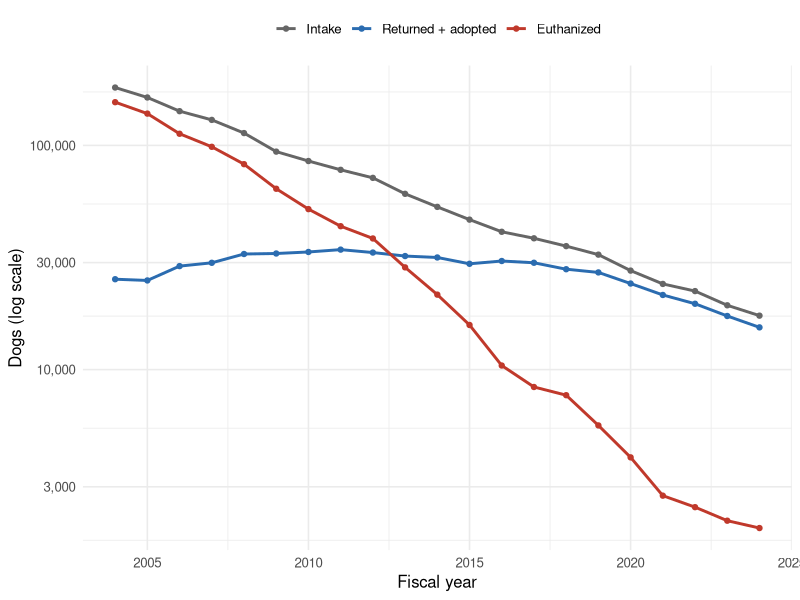
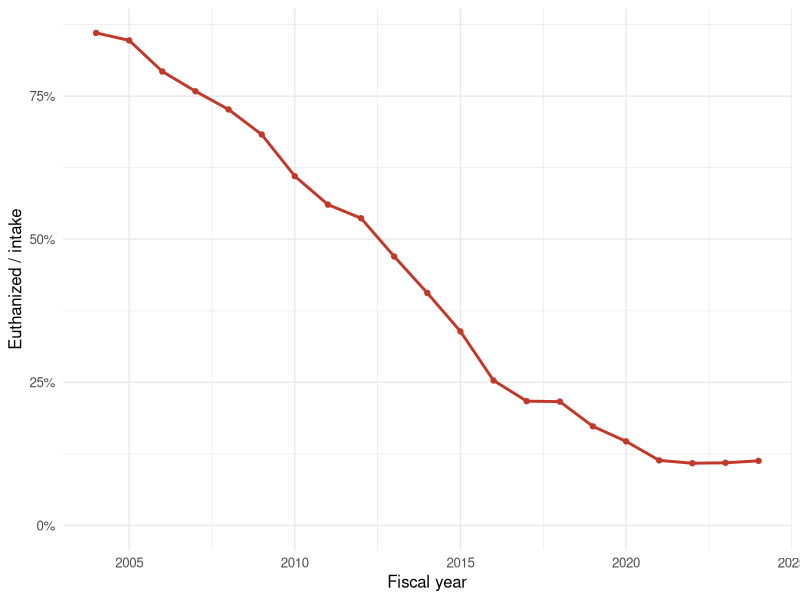
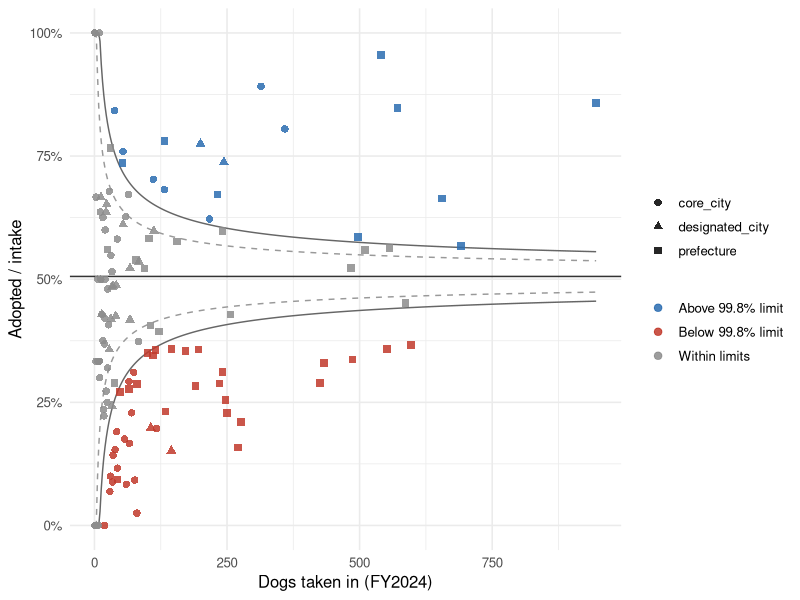

Write R code to recreate these figures, in order.
## ---- chunk 1
#| label: setup
library(dplyr)
library(readr)
library(ggplot2)
library(scales)

national <- read_csv(here::here("data/processed/national_timeseries.csv"), show_col_types = FALSE)
municipal <- read_csv(here::here("data/processed/municipal_r06.csv"), show_col_types = FALSE)

theme_set(theme_minimal(base_size = 12))
## ---- chunk 2
#| label: rq1-data
dog_ts <- national |>
  filter(species == "dog") |>
  mutate(euthanasia_rate = euthanized / intake,
         returned_adopted_rate = returned_adopted / intake)
## ---- chunk 3
#| label: fig-rq1-counts
#| fig-cap: "Dog intake, returns + adoptions, and euthanasia at public shelters (log scale)"
dog_ts |>
  tidyr::pivot_longer(c(intake, returned_adopted, euthanized),
                      names_to = "measure", values_to = "dogs") |>
  mutate(measure = factor(measure,
                          levels = c("intake", "returned_adopted", "euthanized"),
                          labels = c("Intake", "Returned + adopted", "Euthanized"))) |>
  ggplot(aes(fiscal_year, dogs, colour = measure)) +
  geom_line(linewidth = 1) +
  geom_point(size = 1.5) +
  scale_y_log10(labels = label_comma()) +
  scale_colour_manual(values = c("grey40", "#2b6cb0", "#c0392b")) +
  labs(x = "Fiscal year", y = "Dogs (log scale)", colour = NULL) +
  theme(legend.position = "top")
## ---- chunk 4
#| label: fig-rq1-rate
#| fig-cap: "Euthanized dogs per dog taken in"
ggplot(dog_ts, aes(fiscal_year, euthanasia_rate)) +
  geom_line(linewidth = 1, colour = "#c0392b") +
  geom_point(size = 1.5, colour = "#c0392b") +
  scale_y_continuous(labels = label_percent(), limits = c(0, NA)) +
  labs(x = "Fiscal year", y = "Euthanized / intake")
## ---- chunk 5
#| label: rq1-summary
first <- dog_ts |> filter(fiscal_year == 2004)
last  <- dog_ts |> filter(fiscal_year == 2024)
## ---- chunk 6
#| label: rq2-data
dogs <- municipal |>
  filter(species == "dog", intake_total > 0) |>
  mutate(adoption_rate = adopted / intake_total)

p0 <- sum(dogs$adopted) / sum(dogs$intake_total)

limits <- tibble(n = seq(1, max(dogs$intake_total), length.out = 400)) |>
  mutate(se = sqrt(p0 * (1 - p0) / n),
         lo95 = pmax(p0 - 1.96 * se, 0), hi95 = pmin(p0 + 1.96 * se, 1),
         lo998 = pmax(p0 - 3.09 * se, 0), hi998 = pmin(p0 + 3.09 * se, 1))

dogs <- dogs |>
  mutate(z = (adoption_rate - p0) / sqrt(p0 * (1 - p0) / intake_total),
         flag = case_when(z > 3.09 ~ "Above 99.8% limit",
                          z < -3.09 ~ "Below 99.8% limit",
                          TRUE ~ "Within limits"))

dispersion <- sum(dogs$z^2) / (nrow(dogs) - 1)
## ---- chunk 7
#| label: fig-rq2-funnel
#| fig-cap: "Funnel plot of dog adoption rates by municipality, FY2024"
ggplot(dogs, aes(intake_total, adoption_rate)) +
  geom_line(data = limits, aes(n, lo95), linetype = "dashed", colour = "grey60") +
  geom_line(data = limits, aes(n, hi95), linetype = "dashed", colour = "grey60") +
  geom_line(data = limits, aes(n, lo998), colour = "grey40") +
  geom_line(data = limits, aes(n, hi998), colour = "grey40") +
  geom_hline(yintercept = p0, colour = "grey20") +
  geom_point(aes(colour = flag, shape = jurisdiction_type), size = 2.2, alpha = 0.85) +
  scale_colour_manual(values = c("Above 99.8% limit" = "#2b6cb0",
                                 "Below 99.8% limit" = "#c0392b",
                                 "Within limits" = "grey55")) +
  scale_y_continuous(labels = label_percent(), limits = c(0, 1)) +
  scale_x_continuous(labels = label_comma()) +
  labs(x = "Dogs taken in (FY2024)", y = "Adopted / intake",
       colour = NULL, shape = NULL) +
  theme(legend.position = "right")
## ---- chunk 8
#| label: tbl-rq2-extremes
dogs |>
  filter(flag != "Within limits") |>
  arrange(desc(z)) |>
  slice(c(1:5, (n() - 4):n())) |>
  transmute(Municipality = jurisdiction, Type = jurisdiction_type,
            `Dogs taken in` = intake_total, Adopted = adopted,
            `Adoption rate` = percent(adoption_rate, 1), z = round(z, 1)) |>
  knitr::kable(caption = "Five highest and five lowest municipalities (outside 99.8% limits)")
## ---- chunk 9
#| label: tbl-rq4-national
municipal |>
  filter(species == "dog") |>
  summarise(across(c(euthanized_1, euthanized_2, euthanized_3, euthanized_total), \(x) sum(x, na.rm = TRUE))) |>
  tidyr::pivot_longer(everything(), names_to = "category", values_to = "dogs") |>
  mutate(share = percent(dogs / dogs[category == "euthanized_total"], 1),
         category = c("① Not suitable for adoption (illness, aggression)",
                      "② Other (no adopter found, capacity limits)",
                      "③ Died after intake",
                      "Total")) |>
  knitr::kable(caption = "Dog euthanasia by category, FY2024, all municipalities")
